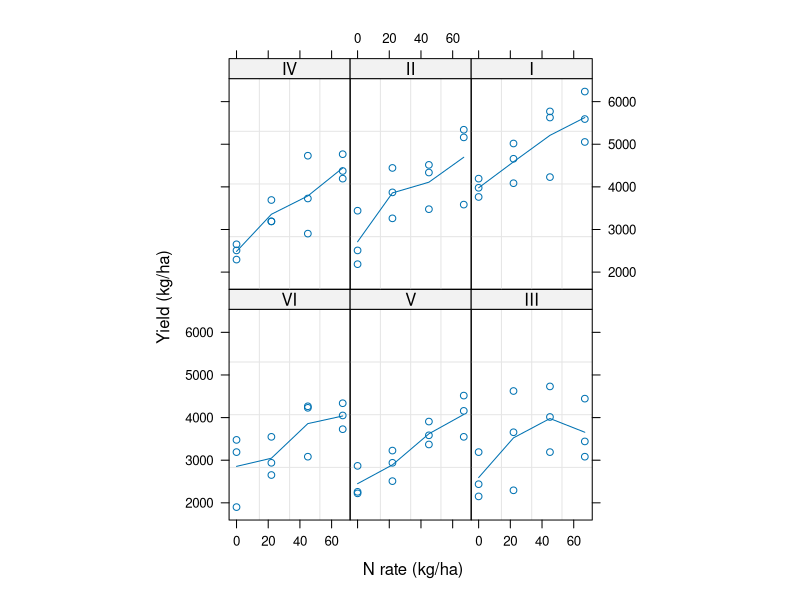
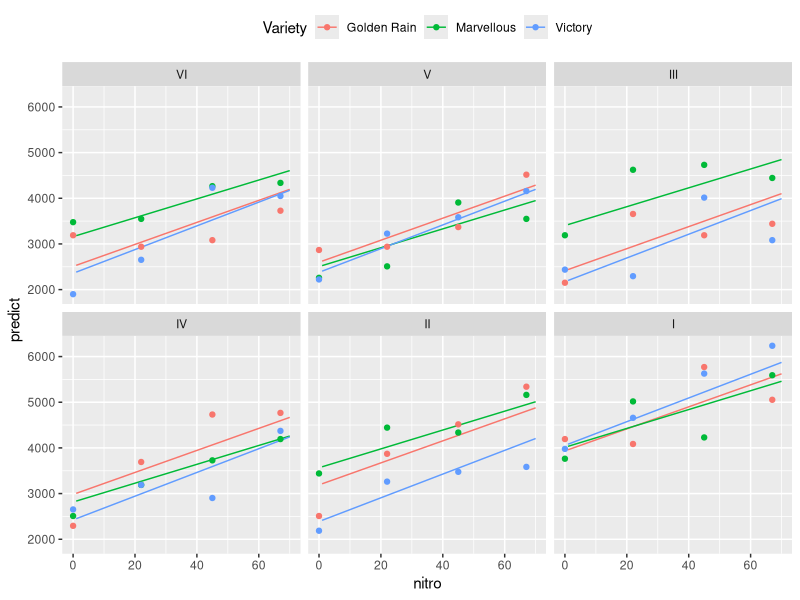
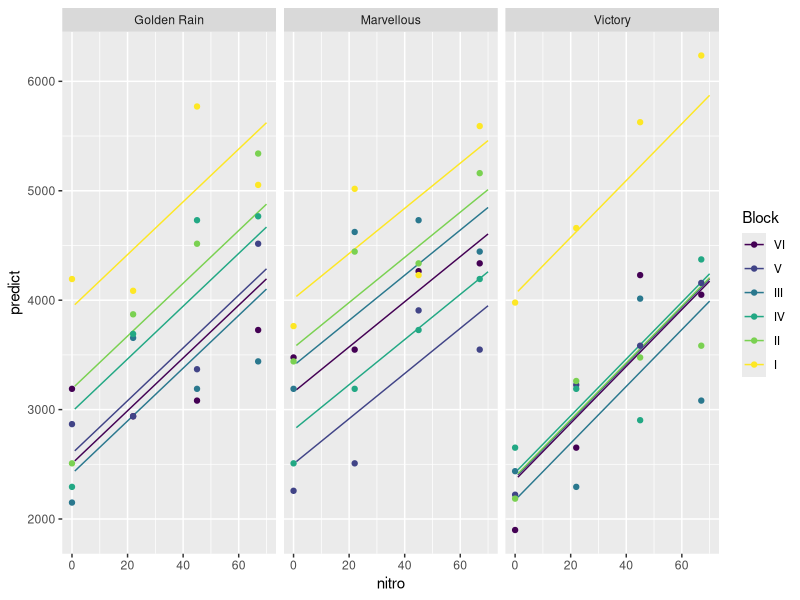
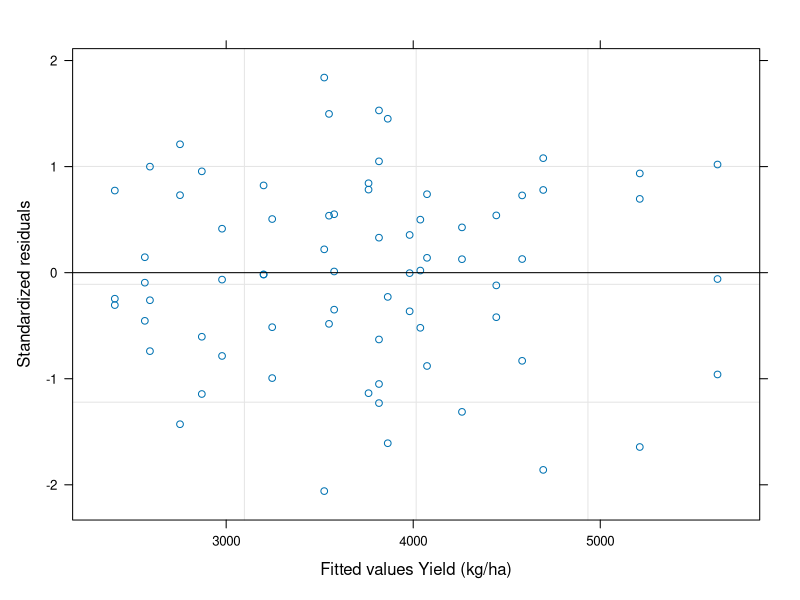

Write the R code that produced these figures, in order. (Note: this script raises an error after producing the figures.)
## ---- chunk 1
knitr::opts_chunk$set(echo = TRUE, warning = FALSE, message = FALSE)
library(nlme) # for curve 
library(ggplot2) # for nice plotting 
## ---- chunk 2
oats <- as.data.frame(nlme::Oats)
## ---- chunk 3
# I don't like the units so I convert to kg/ha
oats$nitro <- round(oats$nitro*100*1.12,0)
oats$yield <- oats$yield*32*1.12
## ---- chunk 4
oats <- groupedData(yield ~ nitro | Block,
                    data = oats, 
                    units = list(x = "N rate (kg/ha)",
                                 y = "Yield (kg/ha)"))

plot(oats) # vizualize data 
## ---- chunk 5
# Fit simple linear model without random effects
fit.lm <- lm(yield~Variety*nitro, data = oats)
anova(fit.lm)
## ---- chunk 6
summary(fit.lm)
## ---- chunk 7
coefficients(fit.lm)
## ---- chunk 8
# Fit a linear mixed-effects model with subplot as a random effect
fit.lme <- lme(yield~Variety*nitro, random = ~1|Block/Variety,# why not random = ~1|Block/Variety/nitro?
               data = oats)  
anova(fit.lme)
## ---- chunk 9
summary(fit.lme)
## ---- chunk 10
coefficients(fit.lme)
## ---- chunk 11
expand.grid(Block = unique(oats$Block),
            Variety = unique(oats$Variety),
            nitro = 1:70) -> newOats

newOats$predict <- predict(fit.lme, newdata = newOats)
newOats <- merge(newOats, data.frame(oats),all = T)

ggplot(newOats,
       aes(y= predict, x = nitro, colour = Variety)) +
  geom_line() + 
  geom_point(aes(y=yield)) + 
  facet_wrap(~Block, ncol = 3) + 
  theme(legend.position = "top")
## ---- chunk 12
ggplot(newOats,
       aes(y= predict, x = nitro, colour = Block)) +
  geom_line() + 
  geom_point(aes(y=yield)) + 
  facet_grid(.~Variety)
## ---- chunk 13
linearPlateau <- function(x,a,b,c) a + b * (x - c) * (x <= c)
## ---- chunk 14
fit.nls <- nlsList(yield ~ linearPlateau(nitro,a,b,c),
                   start = list(a = 30, b = 50, c = 60),
                   data = oats)

summary(fit.nls)
## ---- chunk 15
plot(fit.nls)
## ---- chunk 16
fit.nlme <- nlme(fit.nls, random = pdDiag(a + b + c ~ 1))
plot(ranef(fit.nlme))

## ---- chunk 17
random.effects(fit.nlme) # look at the scale for b and c
## ---- chunk 18
anova(fit.nlme)
## ---- chunk 19
coef(fit.nlme)
## ---- chunk 20
(fe <- fixed.effects(fit.nlme))
## ---- chunk 21
update(fit.nlme, 
       fixed = list(a + b + c ~ Variety),
       start = c(fe[1],5,5, #Here is where you'll spend most of the time
                 fe[2],0,0,
                 fe[3],0,0)) -> fit.nlme2

anova(fit.nlme2)

## ---- chunk 22
coef(fit.nlme2)
## ---- chunk 23
plot(augPred(fit.nlme2,level = c(0,1)))
## ---- chunk 24
expand.grid(Block = unique(oats$Block),
            Variety = unique(oats$Variety),
            nitro = 1:70) -> newOats

newOats$predict <- predict(fit.nlme, newdata = newOats)
newOats <- merge(newOats, data.frame(oats),all = T)

ggplot(newOats,
       aes(y= predict, x = nitro, colour = Variety)) +
  geom_line() + 
  geom_point(aes(y=yield)) + 
  facet_wrap(~Block,ncol = 3)

## ---- chunk 25
ggplot(newOats,
       aes(y= predict, x = nitro, colour = Block)) +
  geom_line() + 
  geom_point(aes(y=yield)) + 
  facet_grid(.~Variety)
